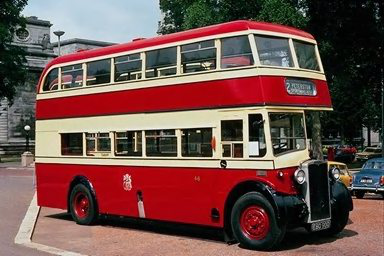
#> input picture 04_Restoration_ColorImg/src/images/72.png, 384 x 256 px
$ python color_img.py   (Python 2 division)
#> lines starting #> are read from the running program, lines starting #| are printed output that depends on the picture
#!/usr/bin/env python
# -*- coding:utf-8 -*-
import numpy as np
from PIL import Image
import matplotlib.pyplot as plt


def equalize_hist(input_img, bin_counts=None):
    """
    Do histogram equalization on the input image and
    return the equalized result.
    """
    height, width = input_img.shape
    output_img = np.zeros_like(input_img)

    if not bin_counts:
        bin_counts = gen_histogram(input_img)
    cnt_len = float(height * width)
    sk = []
    cnt_sum = 0
    for item in bin_counts:
        cnt_sum += item
        sk.append(cnt_sum / cnt_len)

    for row in xrange(height):
        for col in xrange(width):
            output_img[row][col] = int(255 * sk[input_img[row][col]])

    return output_img


def gen_histogram(img):
    """
    Count up the number of per gray level value in the given image and
    return it as a list.
    """
    bin_counts = []
    for idx in xrange(256):
        bin_counts.append(0)
    for item in img.ravel():
        bin_counts[item] += 1
    return bin_counts


def color_equalize_hist(input_img, mode):
    """
    Do histogram equalization on RGB image
    mode 0 is to equalize on intensity channel
    mode 1 is to equalize on channel seperately
    mode 2 is to equalize using a single average histogram
    """
    bin_counts = []

    if mode == 0:
        import cv2
        hsi_img = cv2.cvtColor(input_img, cv2.COLOR_RGB2HLS)
        sub_imgs = hsi_img.transpose((2, 0, 1))
        sub_imgs[1] = equalize_hist(sub_imgs[1])
        # transpose back to [H, W, C]
        sub_imgs = sub_imgs.transpose((1, 2, 0))
        output_img = cv2.cvtColor(sub_imgs, cv2.COLOR_HLS2RGB)
        return output_img

    sub_imgs = input_img.transpose((2, 0, 1))
    output_img = np.zeros_like(sub_imgs)

    if mode == 2:
        for idx in xrange(3):
            bin_counts.append(gen_histogram(sub_imgs[idx]))
        bin_counts = np.mean(np.array(bin_counts), axis=0).tolist()

    for idx in xrange(3):
        output_img[idx] = equalize_hist(sub_imgs[idx], bin_counts)

    return output_img.transpose((1, 2, 0))


def save_img(img, title):
    im = Image.fromarray(img)
    im.save(title)
    print "Successfully saved", title


def main():
    img_filename = 'images/72.png'
    input_img = np.array(Image.open(img_filename))
#> input_img is the input picture: shape (256, 384, 3); mean R, G, B 112.8, 80.3, 75.6
    for mode in xrange(3):
        output_img = color_equalize_hist(input_img, mode)
        save_img(output_img, "images/72_color_equa_%d.png" % mode)
#> this loop made 3 passes
#> pass 1, in color_equalize_hist, `sub_imgs = sub_imgs.transpose((1, 2, 0))`:
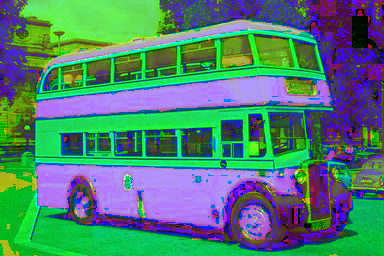
#> sub_imgs: shape (256, 384, 3); mean of channels 0, 1, 2 76.4, 128, 112.7; drawn as R, G, B
#> pass 1, in color_equalize_hist, `output_img = cv2.cvtColor(sub_imgs, cv2.COLOR_HLS2RGB)`:
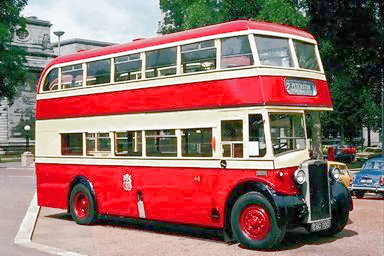
#> output_img: shape (256, 384, 3); mean R, G, B 148.7, 111.7, 106.1
#> pass 2, in main, `output_img = color_equalize_hist(input_img, mode)`:
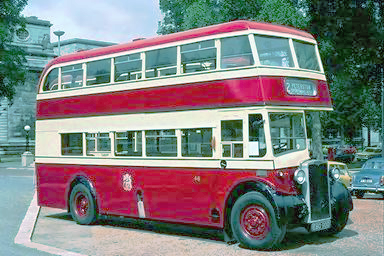
#> output_img: shape (256, 384, 3); mean R, G, B 127.9, 128.3, 128.2
#> after the loop:
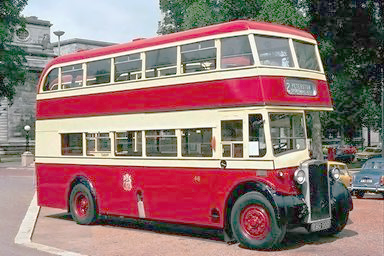
#> output_img: shape (256, 384, 3); mean R, G, B 148.2, 118.7, 117.1


if __name__ == "__main__":
    main()
